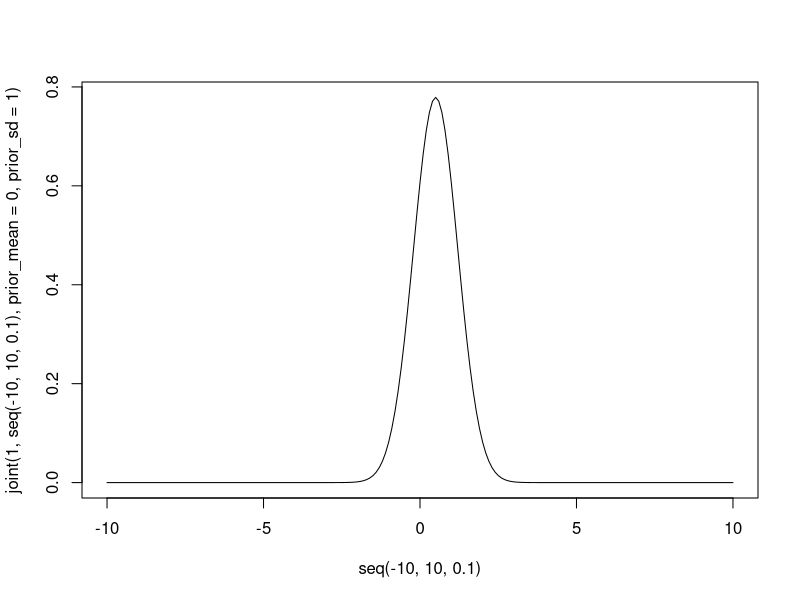
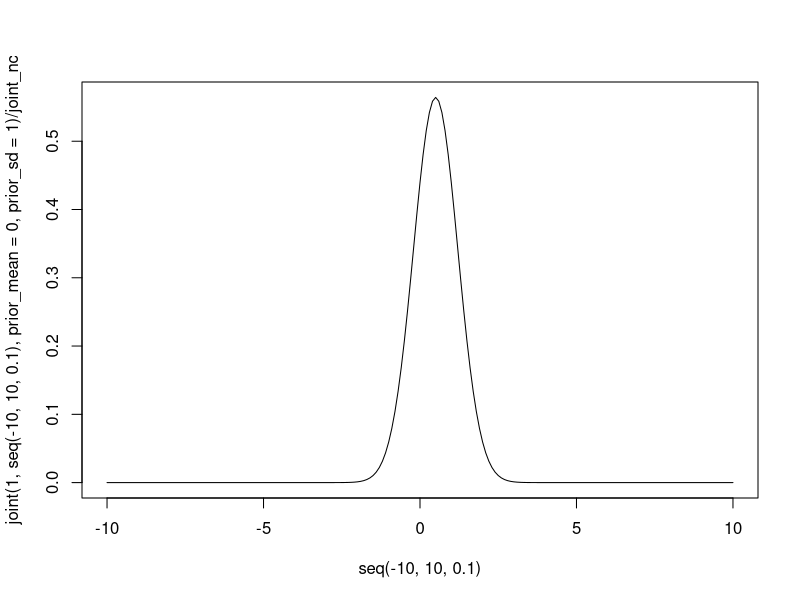
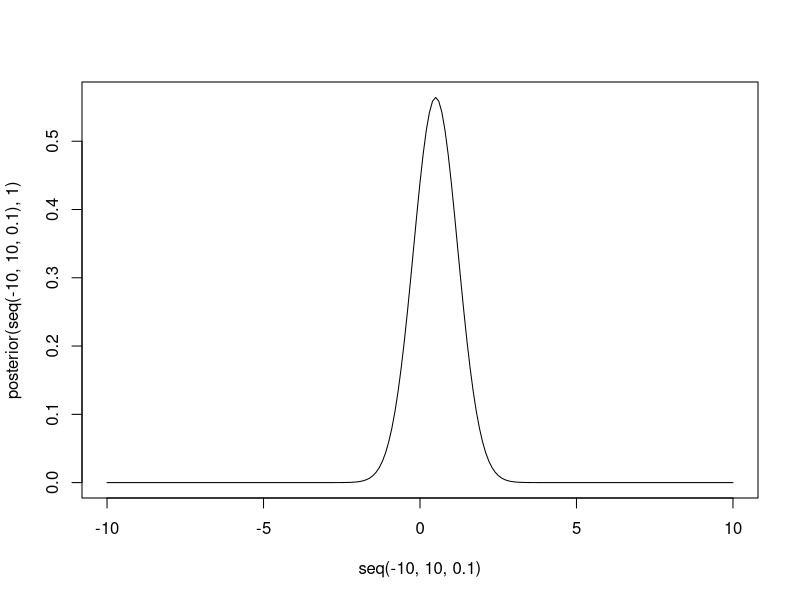

Write the R code that produced these figures, in order.
y = function(x,mu=0,sigma=1) {
  exp( - ((x - mu)^2) / (2 * sigma^2) )
}

nc = function(sigma=1) {
  sqrt(2 * pi * sigma^2)
}

integrate(y,-10,10)
nc()

y(0)/dnorm(0)

integrate(function(x) { y(x,sigma=2) },-10,10)
nc(sigma=2)

prior = function(t,mean=0,sd=1) {
  dnorm(t,mean=mean,sd=sd) * nc(sd)
}

likelihood = function(x,t) {
  dnorm(x,mean = t) * nc(1)
}

joint = function(x,t,prior_mean=0,prior_sd=1) {
  likelihood(x,t) * prior(t,mean=prior_mean,sd=prior_sd)
}

# unormalized joint

joint_un = function(x,t,prior_mean=0,prior_sd=1) {
  y(x,mu=t,sigma=1) * y(t,mu=0,sigma=1)
}

posterior = function(t,y,sd=1,prior_mean=0,prior_sd=1) {
  m = (1/prior_sd^2 * prior_mean + 1/sd^2 * y) / (1/prior_sd^2 + 1/sd^2)
  s2 = 1/(1/prior_sd^2 + 1/sd^2)
  dnorm(t,mean=m,sd=sqrt(s2))
}

posterior_nc = function(sd=1,prior_sd=1) {
  s2 = 1/(1/prior_sd^2 + 1/sd^2)
  nc(sqrt(s2))
}

plot( seq(-10,10,0.1), joint(1,seq(-10,10,0.1),prior_mean=0,prior_sd = 1),type="l" )

#integrate(function(t) { joint(1,t,prior_sd = 10) },lower=-10,upper=10 )
joint_nc =  integrate(function(t) { joint(1,t) },lower=-10,upper=10 )$value
joint_un_nc = integrate(function(t) { joint_un(1,t) },lower=-10,upper=10 )$value

plot( seq(-10,10,0.1), joint(1,seq(-10,10,0.1) ,prior_mean=0,prior_sd = 1) / joint_nc ,type="l" )

integrate(function(t) { joint(1,t) / joint_nc },lower=-10,upper=10 )$value

plot( seq(-10,10,0.1), posterior(seq(-10,10,0.1),1) ,type="l" )

joint(1,1) / posterior(1,1)
joint(1,2) / posterior(2,1)